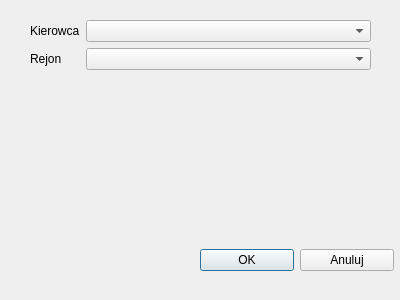
<?xml version="1.0" encoding="UTF-8"?>
<ui version="4.0">
 <class>DodajObsluge</class>
 <widget class="QDialog" name="DodajObsluge">
  <property name="geometry">
   <rect>
    <x>0</x>
    <y>0</y>
    <width>400</width>
    <height>300</height>
   </rect>
  </property>
  <property name="windowTitle">
   <string>Dialog</string>
  </property>
  <widget class="QWidget" name="formLayoutWidget">
   <property name="geometry">
    <rect>
     <x>30</x>
     <y>20</y>
     <width>341</width>
     <height>201</height>
    </rect>
   </property>
   <layout class="QFormLayout" name="formLayout">
    <item row="0" column="0">
     <widget class="QLabel" name="kierowcaLabel">
      <property name="text">
       <string>Kierowca</string>
      </property>
     </widget>
    </item>
    <item row="0" column="1">
     <widget class="QComboBox" name="kierowcaComboBox"/>
    </item>
    <item row="1" column="0">
     <widget class="QLabel" name="rejonLabel">
      <property name="text">
       <string>Rejon</string>
      </property>
     </widget>
    </item>
    <item row="1" column="1">
     <widget class="QComboBox" name="rejonComboBox"/>
    </item>
   </layout>
  </widget>
  <widget class="QWidget" name="horizontalLayoutWidget">
   <property name="geometry">
    <rect>
     <x>200</x>
     <y>220</y>
     <width>194</width>
     <height>80</height>
    </rect>
   </property>
   <layout class="QHBoxLayout" name="horizontalLayout">
    <item>
     <widget class="QPushButton" name="Ok">
      <property name="text">
       <string>OK</string>
      </property>
     </widget>
    </item>
    <item>
     <widget class="QPushButton" name="anuluj">
      <property name="text">
       <string>Anuluj</string>
      </property>
     </widget>
    </item>
   </layout>
  </widget>
 </widget>
 <resources/>
 <connections/>
</ui>
